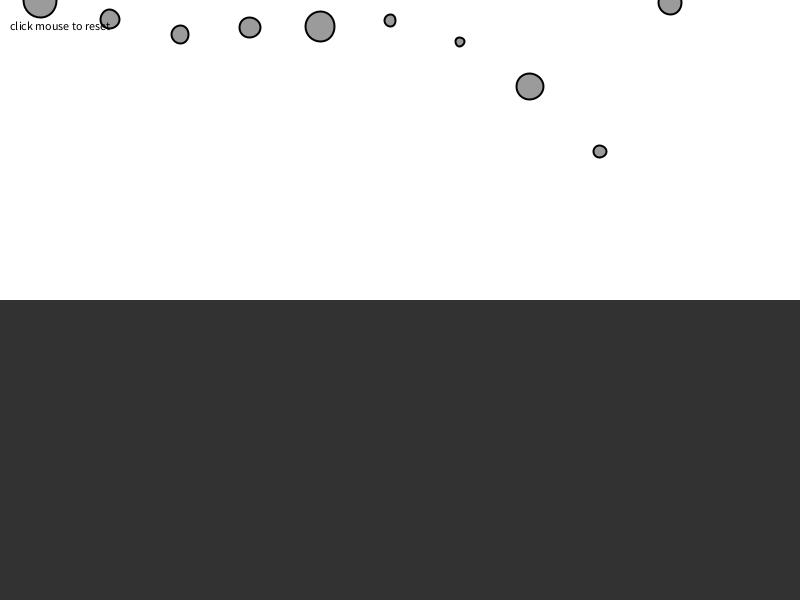
Frame 1 (no input)
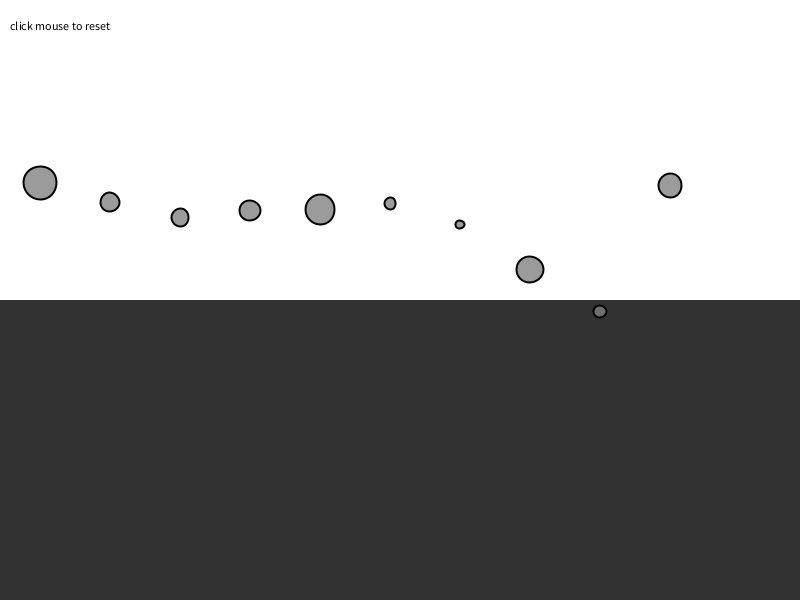
Frame 60 (the mouse pressed at the canvas centre just before this capture)
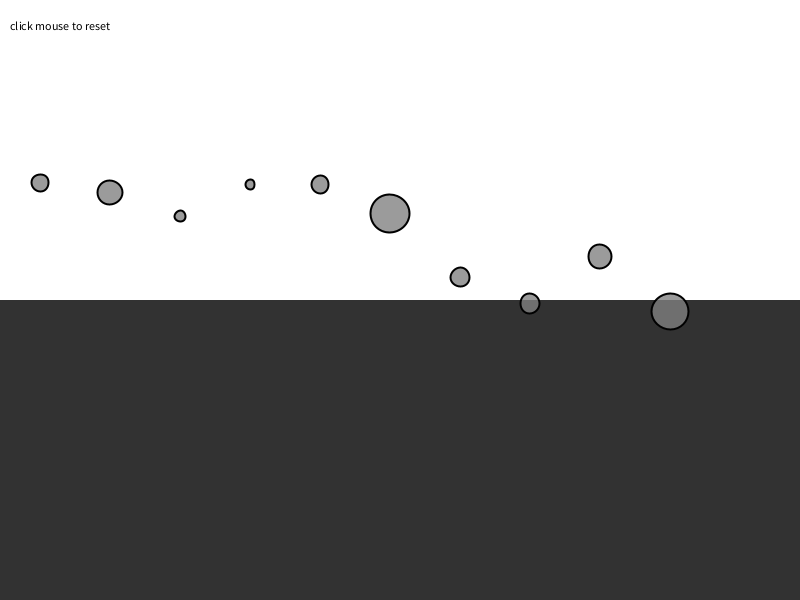
Frame 120 (the mouse held since frame 60 and released just before this capture)

The Processing sketch that drew these frames (run headless with seeded random() and noise(); from frame 60 on, the mouse is pressed at the canvas centre):

// Processing sketch: varying_heights
// ── varying_heights.pde
/*
*
* Author: Maya Richman
* Title: These Great Heights
* Date: March 2, 2013
* Original: Daniel Shiffman
*/

/*
Exercise 2.5
Take a look at our formula for drag again: 
drag force = coefficient * speed * speed. 
The faster an object moves, the greater the drag
force against it. In fact, an object not moving
in water experiences no drag at all. Expand the
example to drop the balls from different heights.
How does this affect the drag as they hit the water?
*/

// Forces (Gravity and Fluid Resistence) with Vectors 
 
// Demonstration of multiple force acting on bodies (Mover class)
// Bodies experience gravity continuously
// Bodies experience fluid resistance when in "water"

// Five moving bodies
Mover[] movers = new Mover[10];

// Liquid
Liquid liquid;

void setup() {
  size(800, 600);
  reset();
  // Create liquid object
  liquid = new Liquid(0, height/2, width, height/2, 0.1);
}

void draw() {
  background(255);
  
  // Draw water
  liquid.display();

  for (int i = 0; i < movers.length; i++) {
    
    // Is the Mover in the liquid?
    if (liquid.contains(movers[i])) {
      // Calculate drag force
      PVector dragForce = liquid.drag(movers[i]);
      // Apply drag force to Mover
      movers[i].applyForce(dragForce);
    }

    // Gravity is scaled by mass here!
    PVector gravity = new PVector(0, 0.1*movers[i].mass);
    // Apply gravity
    movers[i].applyForce(gravity);
   
    // Update and display
    movers[i].update();
    movers[i].display();
    movers[i].checkEdges();
  }
  
  fill(0);
  text("click mouse to reset",10,30);
  
}

void mousePressed() {
  reset();
}

// Restart all the Mover objects randomly
void reset() {
  for (int i = 0; i < movers.length; i++) {
    movers[i] = new Mover(random(0.5, 3), 40+i*70, random(i*20));
  }
}








// ── Liquid.pde
/*
* Author: Maya Richman
* Title: These Great Heights
* Date: March 2, 2013
* Original: Daniel Shiffman
*/

 
 // Liquid class 
 class Liquid {

  
  // Liquid is a rectangle
  float x,y,w,h;
  // Coefficient of drag
  float c;

  Liquid(float x_, float y_, float w_, float h_, float c_) {
    x = x_;
    y = y_;
    w = w_;
    h = h_;
    c = c_;
  }
  
  // Is the Mover in the Liquid?
  boolean contains(Mover m) {
    PVector l = m.location;
    if (l.x > x && l.x < x + w && l.y > y && l.y < y + h) {
      return true;
    }  
    else {
      return false;
    }
  }
  
  // Calculate drag force
  PVector drag(Mover m) {
    // Magnitude is coefficient * speed squared
    float speed = m.velocity.mag();
    float dragMagnitude = c * speed * speed;

    // Direction is inverse of velocity
    PVector dragForce = m.velocity.get();
    dragForce.mult(-1);
    
    // Scale according to magnitude
    // dragForce.setMag(dragMagnitude);
    dragForce.normalize();
    dragForce.mult(dragMagnitude);
    return dragForce;
  }
  
  void display() {
    noStroke();
    fill(50);
    rect(x,y,w,h);
  }

}


// ── Mover.pde
/*
* Author: Maya Richman
* Title: These Great Heights
* Date: March 2, 2013
* Original: Daniel Shiffman
*/

class Mover {

  // location, velocity, and acceleration 
  PVector location;
  PVector velocity;
  PVector acceleration;
  
  // Mass is tied to size
  float mass;

  Mover(float m, float x, float y) {
    mass = m;
    location = new PVector(x, y);
    velocity = new PVector(0, 0);
    acceleration = new PVector(0, 0);
  }

  // Newton's 2nd law: F = M * A
  // or A = F / M
  void applyForce(PVector force) {
    // Divide by mass 
    PVector f = PVector.div(force, mass);
    // Accumulate all forces in acceleration
    acceleration.add(f);
  }

  void update() {
    
    // Velocity changes according to acceleration
    velocity.add(acceleration);
    // Location changes by velocity
    location.add(velocity);
    // We must clear acceleration each frame
    acceleration.mult(0);
  }
  
  // Draw Mover
  void display() {
    stroke(0);
    strokeWeight(2);
    fill(127, 200);
    ellipse(location.x, location.y, mass*16, mass*16);
  }
  
  // Bounce off bottom of window
  void checkEdges() {
    if (location.y > height) {
      velocity.y *= -0.9;  // A little dampening when hitting the bottom
      location.y = height;
    }
  }
}
